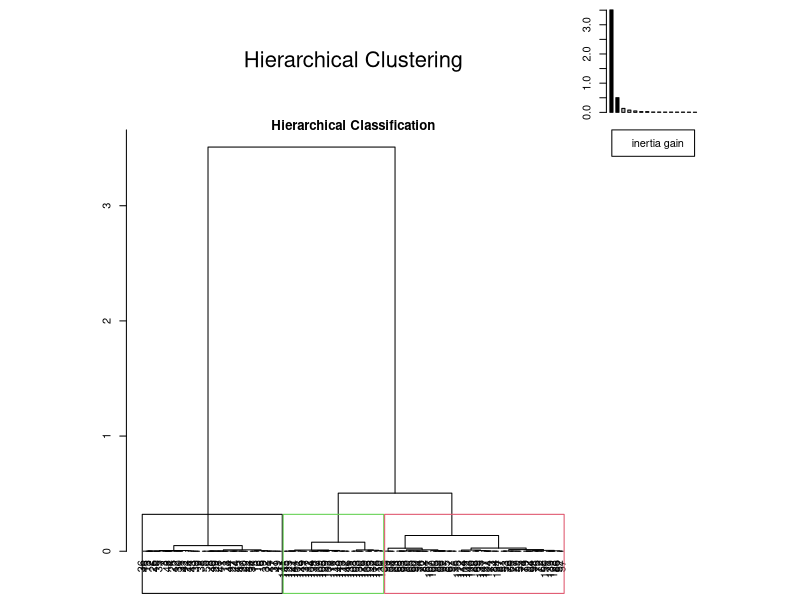
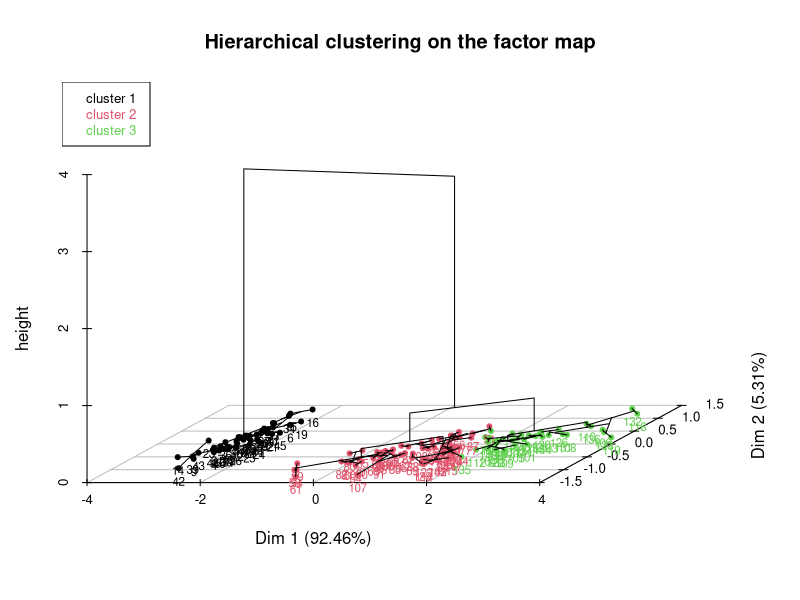
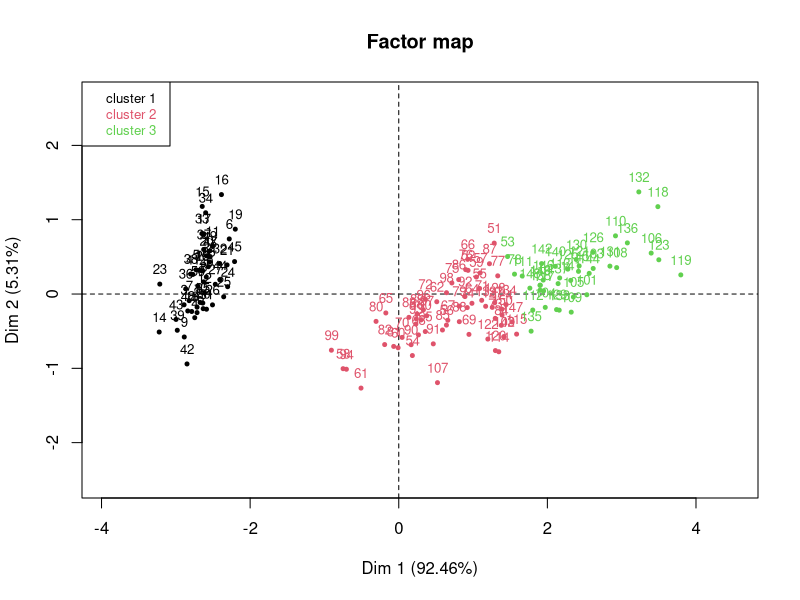
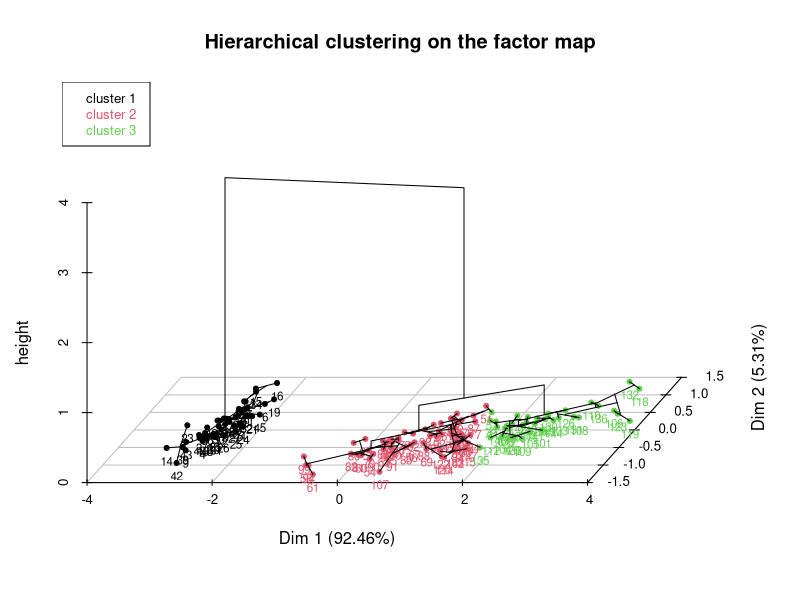

Reproduce these figures in R, in order.
library(FactoMineR)


### Name: plot.HCPC
### Title: Plots for Hierarchical Classification on Principle Components
###   (HCPC) results
### Aliases: plot.HCPC
### Keywords: dplot

### ** Examples

data(iris)
# Clustering, auto nb of clusters:
res.hcpc=HCPC(iris[1:4], nb.clust=3)
# 3D graph from a different point of view:
plot(res.hcpc, choice="3D.map", angle=60)
